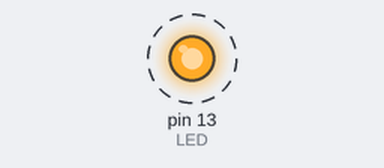
The sketch below on a simulated Arduino Uno, built with avr-gcc and run on an emulated ATmega328P. On the bench: output pins drawn as LEDs (lit = HIGH). Dashed ring = blinking.

Above: at 0.02 s.
Timing chart, 0 to 3.0 s (numbered marks = the images above):
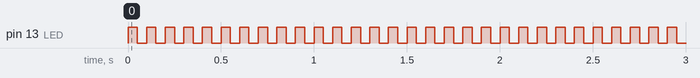

The sketch:

Tema_2_5y6.ino
```cpp
#define LED 13                // Constante que asigna a
                              // LED el numero 13

void setup(){
  pinMode(LED, OUTPUT);        // Establece el pin 13 como SALIDA
}

void loop(){
  digitalWrite(LED, HIGH);     // Activa el LED
  delay(50);                  // Espera 50 milisegundos
  digitalWrite(LED, LOW);      // Desactiva el LED
  delay(50);                  // Espera 50 milisegundos
}
```

Measured:
- by itself, pin 13 (LED): alternates HIGH for 0.05 s and LOW for 0.05 s
